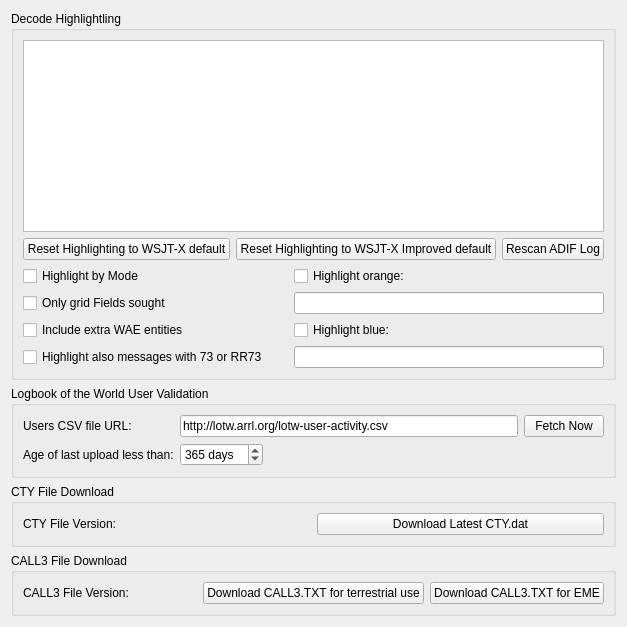
     <widget class="QWidget" name="colors_tab">
      <attribute name="title">
       <string>Colors</string>
      </attribute>
      <layout class="QVBoxLayout" name="verticalLayout_7">
       <item>
        <widget class="QGroupBox" name="groupBox_12">
         <property name="title">
          <string>Decode Highlightling</string>
         </property>
         <layout class="QGridLayout" name="gridLayout_5">
          <item row="1" column="0" colspan="2">
           <layout class="QHBoxLayout" name="horizontalLayout_20">
            <item>
             <widget class="QPushButton" name="reset_highlighting_to_defaults_push_button">
              <property name="toolTip">
               <string>&lt;html&gt;&lt;head/&gt;&lt;body&gt;&lt;p&gt;Push to reset all highlight items above to default values and priorities.&lt;/p&gt;&lt;/body&gt;&lt;/html&gt;</string>
              </property>
              <property name="text">
               <string>Reset Highlighting to WSJT-X default</string>
              </property>
             </widget>
            </item>
            <item>
             <widget class="QPushButton" name="reset_highlighting_to_defaults2_push_button">
              <property name="text">
               <string>Reset Highlighting to WSJT-X Improved default</string>
              </property>
             </widget>
            </item>
            <item>
             <widget class="QPushButton" name="rescan_log_push_button">
              <property name="toolTip">
               <string>&lt;html&gt;&lt;head/&gt;&lt;body&gt;&lt;p&gt;Click to scan the wsjtx_log.adi ADIF file again for worked before information&lt;/p&gt;&lt;/body&gt;&lt;/html&gt;</string>
              </property>
              <property name="text">
               <string>Rescan ADIF Log</string>
              </property>
             </widget>
            </item>
           </layout>
          </item>
          <item row="0" column="0" colspan="2">
           <widget class="DecodeHighlightingListView" name="highlighting_list_view">
            <property name="sizePolicy">
             <sizepolicy hsizetype="Expanding" vsizetype="Preferred">
              <horstretch>0</horstretch>
              <verstretch>0</verstretch>
             </sizepolicy>
            </property>
            <property name="contextMenuPolicy">
             <enum>Qt::ActionsContextMenu</enum>
            </property>
            <property name="acceptDrops">
             <bool>true</bool>
            </property>
            <property name="toolTip">
             <string>&lt;html&gt;&lt;head/&gt;&lt;body&gt;&lt;p&gt;Enable or disable using the check boxes and right-click an item to change or unset the foreground color, background color, or reset the item to default values. Drag and drop the items to change their priority, higher in the list is higher in priority.&lt;/p&gt;&lt;p&gt;Note that each foreground or background color may be either set or unset, unset means that it is not allocated for that item's type and lower priority items may apply.&lt;/p&gt;&lt;/body&gt;&lt;/html&gt;</string>
            </property>
            <property name="editTriggers">
             <set>QAbstractItemView::NoEditTriggers</set>
            </property>
            <property name="dragEnabled">
             <bool>true</bool>
            </property>
            <property name="dragDropMode">
             <enum>QAbstractItemView::InternalMove</enum>
            </property>
            <property name="defaultDropAction">
             <enum>Qt::MoveAction</enum>
            </property>
            <property name="selectionMode">
             <enum>QAbstractItemView::SingleSelection</enum>
            </property>
            <property name="resizeMode">
             <enum>QListView::Adjust</enum>
            </property>
           </widget>
          </item>
          <item row="3" column="0" colspan="2">
           <layout class="QGridLayout" name="gridLayout_23">
            <item row="1" column="0">
             <widget class="QCheckBox" name="only_fields_check_box">
              <property name="toolTip">
               <string>Check to for grid highlighting to only apply to unworked grid fields</string>
              </property>
              <property name="text">
               <string>Only grid Fields sought</string>
              </property>
             </widget>
            </item>
            <item row="0" column="1">
             <spacer name="horizontalSpacer_5">
              <property name="orientation">
               <enum>Qt::Horizontal</enum>
              </property>
              <property name="sizeType">
               <enum>QSizePolicy::Fixed</enum>
              </property>
              <property name="sizeHint" stdset="0">
               <size>
                <width>20</width>
                <height>20</height>
               </size>
              </property>
             </spacer>
            </item>
            <item row="2" column="0">
             <widget class="QCheckBox" name="include_WAE_check_box">
              <property name="text">
               <string>Include extra WAE entities</string>
              </property>
             </widget>
            </item>
            <item row="3" column="0">
             <widget class="QCheckBox" name="highlight_73_check_box">
              <property name="text">
               <string>Highlight also messages with 73 or RR73</string>
              </property>
             </widget>
            </item>
            <item row="0" column="0">
             <widget class="QCheckBox" name="highlight_by_mode_check_box">
              <property name="toolTip">
               <string>&lt;html&gt;&lt;head/&gt;&lt;body&gt;&lt;p&gt;Check to indicate new DXCC entities, grid squares, and callsigns per mode.&lt;/p&gt;&lt;/body&gt;&lt;/html&gt;</string>
              </property>
              <property name="text">
               <string>Highlight by Mode</string>
              </property>
             </widget>
            </item>
            <item row="0" column="2">
             <widget class="QCheckBox" name="highlight_orange_check_box">
              <property name="toolTip">
               <string>&lt;html&gt;&lt;head/&gt;&lt;body&gt;&lt;p&gt;Highlight callsigns or grids with orange background color. Callsigns and/or grids must be separated by a comma, and there must be a comma after each callsign.&lt;/p&gt;&lt;/body&gt;&lt;/html&gt;</string>
              </property>
              <property name="text">
               <string>Highlight orange:</string>
              </property>
             </widget>
            </item>
            <item row="2" column="2">
             <widget class="QCheckBox" name="highlight_blue_check_box">
              <property name="toolTip">
               <string>&lt;html&gt;&lt;head/&gt;&lt;body&gt;&lt;p&gt;Highlight callsigns or grids with blue background color. Callsigns and/or grids must be separated by a comma, and there must be a comma after each callsign.&lt;/p&gt;&lt;/body&gt;&lt;/html&gt;</string>
              </property>
              <property name="text">
               <string>Highlight blue:</string>
              </property>
             </widget>
            </item>
            <item row="1" column="2">
             <widget class="QLineEdit" name="highlight_orange_callsigns">
              <property name="toolTip">
               <string>&lt;html&gt;&lt;head/&gt;&lt;body&gt;&lt;p&gt;Highlight callsigns or grids with orange background color. Callsigns and/or grids must be separated by a comma, and there must be a comma after each callsign.&lt;/p&gt;&lt;/body&gt;&lt;/html&gt;</string>
              </property>
             </widget>
            </item>
            <item row="3" column="2">
             <widget class="QLineEdit" name="highlight_blue_callsigns">
              <property name="toolTip">
               <string>&lt;html&gt;&lt;head/&gt;&lt;body&gt;&lt;p&gt;Highlight callsigns or grids with blue background color. Callsigns and/or grids must be separated by a comma, and there must be a comma after each callsign.&lt;/p&gt;&lt;/body&gt;&lt;/html&gt;</string>
              </property>
             </widget>
            </item>
           </layout>
          </item>
         </layout>
        </widget>
       </item>
       <item>
        <widget class="QGroupBox" name="groupBox_11">
         <property name="toolTip">
          <string>&lt;html&gt;&lt;head/&gt;&lt;body&gt;&lt;p&gt;Controls for Logbook of the World user lookup.&lt;/p&gt;&lt;/body&gt;&lt;/html&gt;</string>
         </property>
         <property name="title">
          <string>Logbook of the World User Validation</string>
         </property>
         <layout class="QFormLayout" name="formLayout_18">
          <item row="1" column="0">
           <widget class="QLabel" name="label_15">
            <property name="text">
             <string>Users CSV file URL:</string>
            </property>
            <property name="buddy">
             <cstring>LotW_CSV_URL_line_edit</cstring>
            </property>
           </widget>
          </item>
          <item row="1" column="1">
           <layout class="QHBoxLayout" name="LotW_Layout">
            <item>
             <widget class="QLineEdit" name="LotW_CSV_URL_line_edit">
              <property name="toolTip">
               <string>&lt;html&gt;&lt;head/&gt;&lt;body&gt;&lt;p&gt;URL of the ARRL LotW user's last upload dates and times data file which is used to highlight decodes from stations that are known to upload their log file to LotW.&lt;/p&gt;&lt;/body&gt;&lt;/html&gt;</string>
              </property>
              <property name="accessibleName">
               <string>URL</string>
              </property>
              <property name="text">
               <string>http://lotw.arrl.org/lotw-user-activity.csv</string>
              </property>
             </widget>
            </item>
            <item>
             <widget class="QPushButton" name="LotW_CSV_fetch_push_button">
              <property name="toolTip">
               <string>&lt;html&gt;&lt;head/&gt;&lt;body&gt;&lt;p&gt;Push this button to fetch the latest LotW user's upload date and time data file.&lt;/p&gt;&lt;/body&gt;&lt;/html&gt;</string>
              </property>
              <property name="text">
               <string>Fetch Now</string>
              </property>
             </widget>
            </item>
           </layout>
          </item>
          <item row="2" column="1">
           <layout class="QHBoxLayout" name="LotW_Layout_2">
            <item>
             <widget class="QSpinBox" name="LotW_days_since_upload_spin_box">
              <property name="toolTip">
               <string>&lt;html&gt;&lt;head/&gt;&lt;body&gt;&lt;p&gt;Adjust this spin box to set the age threshold of LotW user's last upload date that is accepted as a current LotW user.&lt;/p&gt;&lt;/body&gt;&lt;/html&gt;</string>
              </property>
              <property name="accessibleName">
               <string>Days since last upload</string>
              </property>
              <property name="suffix">
               <string> days</string>
              </property>
              <property name="minimum">
               <number>0</number>
              </property>
              <property name="maximum">
               <number>9999</number>
              </property>
              <property name="value">
               <number>365</number>
              </property>
             </widget>
            </item>
            <item>
             <spacer name="horizontalSpacer_2">
              <property name="orientation">
               <enum>Qt::Horizontal</enum>
              </property>
              <property name="sizeHint" stdset="0">
               <size>
                <width>40</width>
                <height>20</height>
               </size>
              </property>
             </spacer>
            </item>
            <item>
             <widget class="QLabel" name="LotW_CSV_status_label">
              <property name="minimumSize">
               <size>
                <width>240</width>
                <height>0</height>
               </size>
              </property>
              <property name="text">
               <string/>
              </property>
             </widget>
            </item>
           </layout>
          </item>
          <item row="2" column="0">
           <widget class="QLabel" name="label_14">
            <property name="text">
             <string>Age of last upload less than:</string>
            </property>
            <property name="buddy">
             <cstring>LotW_days_since_upload_spin_box</cstring>
            </property>
           </widget>
          </item>
         </layout>
        </widget>
       </item>
       <item>
        <spacer name="horizontalSpacer_8">
         <property name="orientation">
          <enum>Qt::Horizontal</enum>
         </property>
         <property name="sizeHint" stdset="0">
          <size>
           <width>0</width>
           <height>0</height>
          </size>
         </property>
        </spacer>
       </item>
       <item>
        <widget class="QGroupBox" name="cty_groupBox">
         <property name="title">
          <string>CTY File Download</string>
         </property>
         <layout class="QHBoxLayout" name="cty_horizontalLayout">
          <item>
           <widget class="QLabel" name="CTY_file_label">
            <property name="text">
             <string>CTY File Version: </string>
            </property>
           </widget>
          </item>
          <item>
           <widget class="QPushButton" name="CTY_download_button">
            <property name="text">
             <string>Download Latest CTY.dat</string>
            </property>
           </widget>
          </item>
         </layout>
        </widget>
       </item>
       <item>
        <widget class="QGroupBox" name="call3_groupBox">
         <property name="title">
          <string>CALL3 File Download</string>
         </property>
         <layout class="QHBoxLayout" name="call3_horizontalLayout">
          <item>
           <widget class="QLabel" name="CALL3_file_label">
            <property name="text">
             <string>CALL3 File Version:</string>
            </property>
           </widget>
          </item>
          <item>
           <widget class="QPushButton" name="CALL3_download_button">
            <property name="toolTip">
             <string>Dowload latest CALL3.TXT file.</string>
            </property>
            <property name="text">
             <string>Download CALL3.TXT for terrestrial use</string>
            </property>
           </widget>
          </item>
          <item>
           <widget class="QPushButton" name="CALL3_EME_download_button">
            <property name="toolTip">
             <string>Dowload latest CALL3.TXT file for EME. This version is suitable for JT65 Deep Search.</string>
            </property>
            <property name="text">
             <string>Download CALL3.TXT for EME</string>
            </property>
           </widget>
          </item>
         </layout>
        </widget>
       </item>
      </layout>
     </widget>
